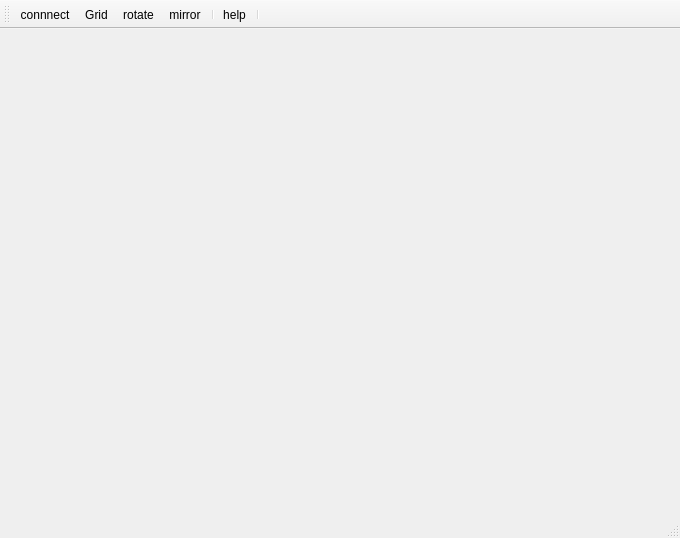
<?xml version="1.0" encoding="UTF-8"?>
<ui version="4.0">
 <class>MainWindow</class>
 <widget class="QMainWindow" name="MainWindow">
  <property name="geometry">
   <rect>
    <x>0</x>
    <y>0</y>
    <width>680</width>
    <height>538</height>
   </rect>
  </property>
  <property name="windowTitle">
   <string>MainWindow</string>
  </property>
  <widget class="QWidget" name="centralWidget">
   <layout class="QGridLayout" name="gridLayout"/>
  </widget>
  <widget class="QMenuBar" name="menuBar">
   <property name="geometry">
    <rect>
     <x>0</x>
     <y>0</y>
     <width>680</width>
     <height>22</height>
    </rect>
   </property>
  </widget>
  <widget class="QToolBar" name="mainToolBar">
   <attribute name="toolBarArea">
    <enum>TopToolBarArea</enum>
   </attribute>
   <attribute name="toolBarBreak">
    <bool>false</bool>
   </attribute>
   <addaction name="actionconnnect"/>
   <addaction name="actionGrid"/>
   <addaction name="actionrotate"/>
   <addaction name="actionmirror"/>
   <addaction name="separator"/>
   <addaction name="actionhelp"/>
   <addaction name="separator"/>
  </widget>
  <widget class="QStatusBar" name="statusBar"/>
  <action name="actionGrid">
   <property name="checkable">
    <bool>true</bool>
   </property>
   <property name="icon">
    <iconset resource="scan.qrc">
     <normaloff>:/images/grid-off.png</normaloff>:/images/grid-off.png</iconset>
   </property>
   <property name="text">
    <string>Grid</string>
   </property>
  </action>
  <action name="actionrotate">
   <property name="icon">
    <iconset resource="scan.qrc">
     <normaloff>:/images/rotate.png</normaloff>:/images/rotate.png</iconset>
   </property>
   <property name="text">
    <string>rotate</string>
   </property>
   <property name="toolTip">
    <string>逆时针旋转</string>
   </property>
  </action>
  <action name="actionmirror">
   <property name="icon">
    <iconset resource="scan.qrc">
     <normaloff>:/images/mirror.png</normaloff>:/images/mirror.png</iconset>
   </property>
   <property name="text">
    <string>mirror</string>
   </property>
  </action>
  <action name="actionconnnect">
   <property name="checkable">
    <bool>true</bool>
   </property>
   <property name="icon">
    <iconset resource="scan.qrc">
     <normaloff>:/images/play.png</normaloff>:/images/play.png</iconset>
   </property>
   <property name="text">
    <string>connnect</string>
   </property>
  </action>
  <action name="actionhelp">
   <property name="icon">
    <iconset resource="scan.qrc">
     <normaloff>:/images/help.png</normaloff>:/images/help.png</iconset>
   </property>
   <property name="text">
    <string>help</string>
   </property>
   <property name="toolTip">
    <string>help</string>
   </property>
  </action>
 </widget>
 <layoutdefault spacing="6" margin="11"/>
 <resources>
  <include location="scan.qrc"/>
 </resources>
 <connections/>
</ui>
